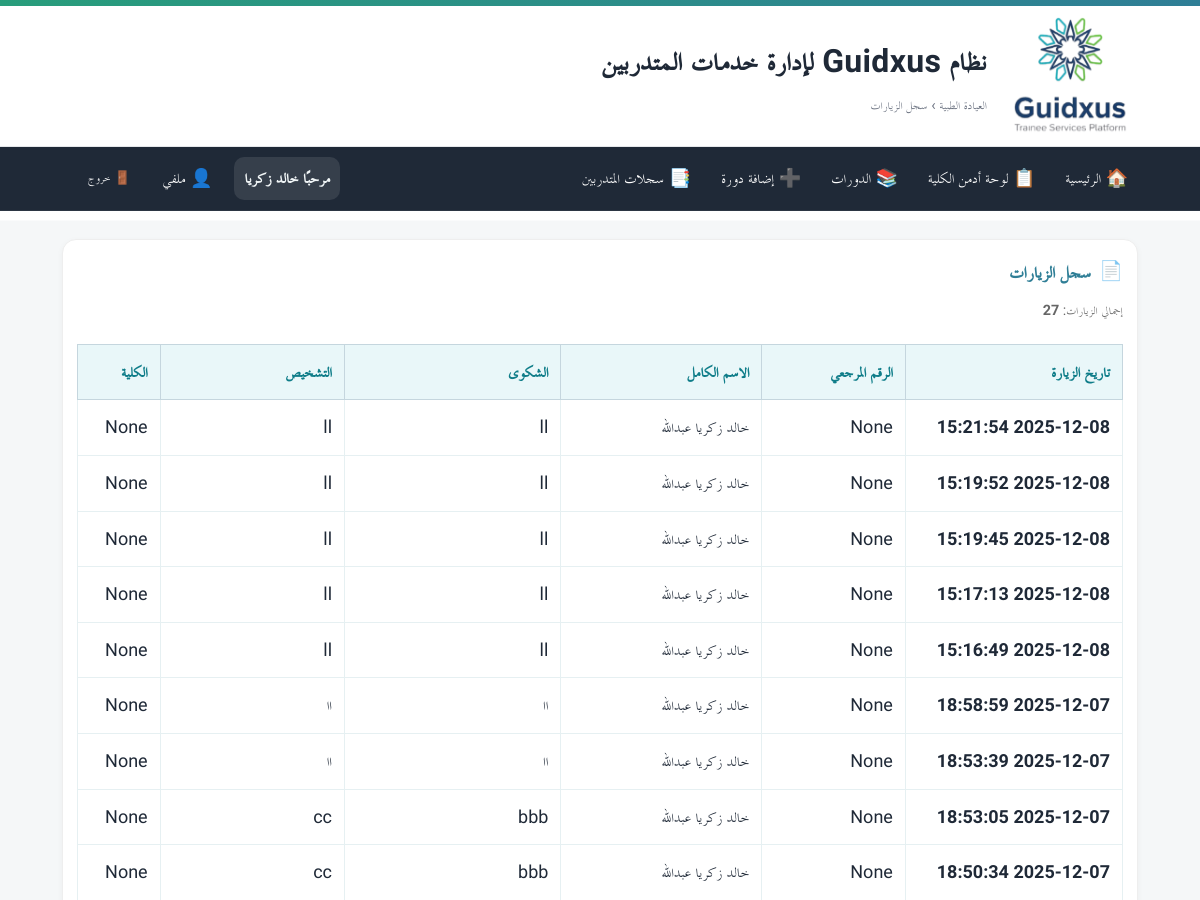
Before: /clinic/visits (signed in, upper part) with the older database file.
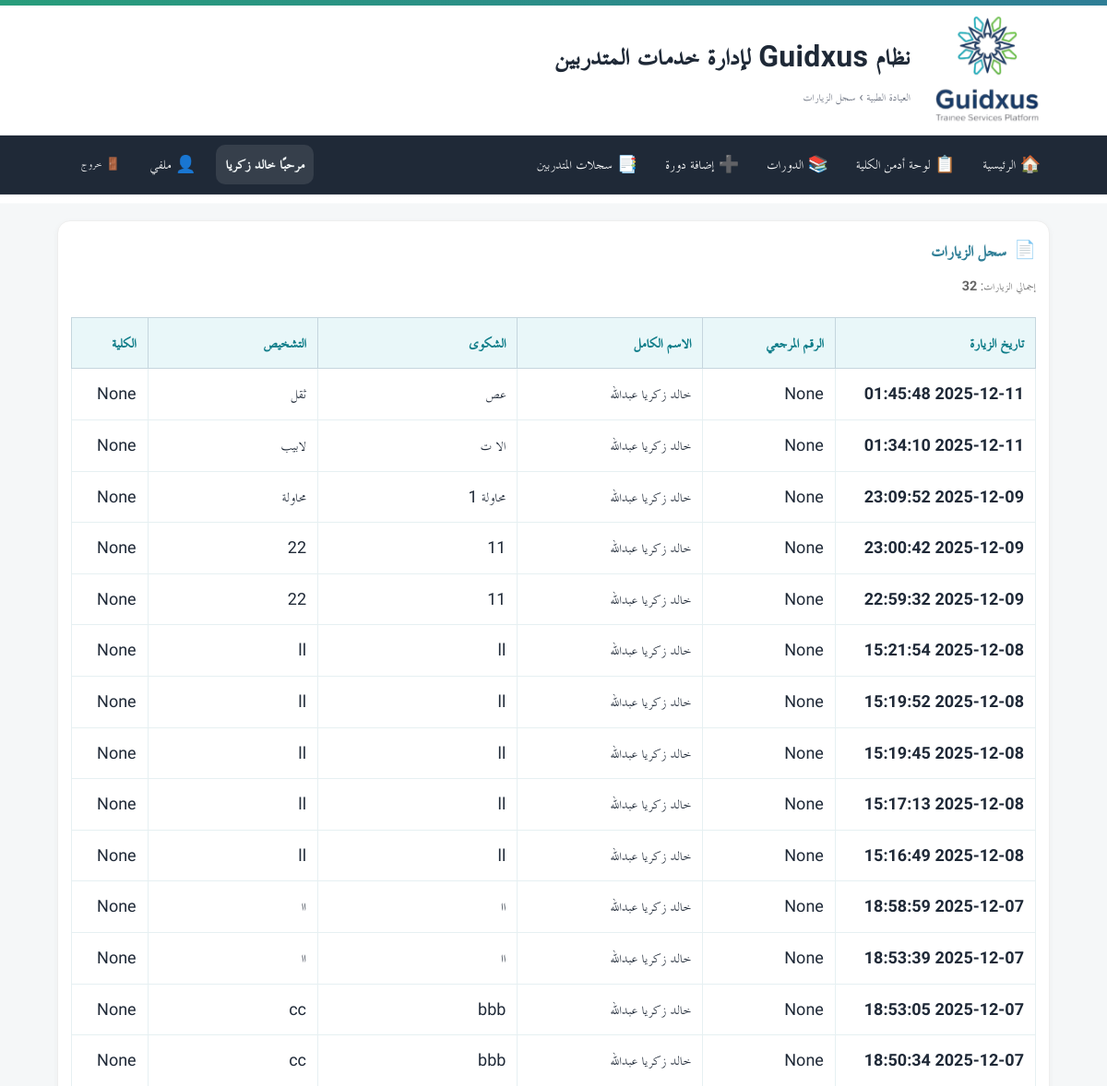
After: the same page with the newer database file.
### tables this page shows
CREATE TABLE clinic_patients (
        id INTEGER PRIMARY KEY AUTOINCREMENT,
        record_kind TEXT NOT NULL DEFAULT 'patient',
        patient_type TEXT,
        trainee_no TEXT,
        full_name TEXT,
        national_id TEXT,
        mobile TEXT,
        major TEXT,
        college TEXT,
        birth_date TEXT,
        department TEXT,
        gender TEXT,
        address TEXT,
        email TEXT,
        visit_date TEXT,
        visit_reason TEXT,
        diagnosis TEXT,
        treatment TEXT,
        notes TEXT,
        created_at TIMESTAMP DEFAULT CURRENT_TIMESTAMP,
        created_by INTEGER,
        updated_at TIMESTAMP,
        visit_at TIMESTAMP,
        employee_no TEXT,
        temp_c REAL,
        bp_systolic INTEGER,
        bp_diastolic INTEGER,
        pulse_bpm INTEGER,
        resp_rpm INTEGER,
        weight_kg REAL,
        height_cm REAL,
        bmi REAL,
        glucose_mg REAL,
        o2_sat INTEGER,
        chronic_json TEXT,
        complaint TEXT,
        recommendation TEXT,
        rec_detail TEXT,
        rest_days INTEGER,
        rec_json TEXT,
        rx_json TEXT
    );

### app/routers/clinic.py (the view)
@router.get("/visits")
def visits_list(
    request: Request,
    user=Depends(require_doc),
    db: Session = Depends(get_db),
):
    visits = []
    try:
        all_patients = db.execute(text("""
            SELECT
                id,
                trainee_no,
                full_name,
                record_kind,
                college,
                complaint,
                diagnosis,
                created_at,
                visit_at
            FROM clinic_patients
            WHERE record_kind = 'visit'
            ORDER BY visit_at DESC NULLS LAST, created_at DESC
        """)).fetchall()
        for row in all_patients:
            visits.append({
                "id": row[0],
                "trainee_no": row[1],
                "full_name": row[2],
                "record_kind": row[3],
                "college": row[4],
                "complaint": row[5],
                "diagnosis": row[6],
                "created_at": row[7],
                "visit_at": row[8],
                "source": "database"
            })
    except Exception as e:
        print(f"خطأ في جلب البيانات من clinic_patients: {e}")
    return templates.TemplateResponse(
        "clinic/visits_list.html",
        {
            "request": request,
            "visits": visits,
            "user": user,
        }
    )

### app/templates/clinic/visits_list.html (shortened to what this page needs)
{% extends "base.html" %}
{% block breadcrumb %}العيادة الطبية › سجل الزيارات{% endblock %}
{% block content %}
<div class="card">
  <div class="card-head"><span class="card-icon">📄</span><h3>سجل الزيارات</h3></div>
  {% if visits %}
    <div class="results-count">
      إجمالي الزيارات: <strong>{{ visits|length }}</strong>
    </div>
    <table class="visits-table">
      <thead>
        <tr>
          <th>تاريخ الزيارة</th>
          <th>الرقم المرجعي</th>
          <th>الاسم الكامل</th>
          <th>الشكوى</th>
          <th>التشخيص</th>
          <th>الكلية</th>
        </tr>
      </thead>
      <tbody>
        {% for visit in visits %}
        <tr>
          <td><strong>{{ visit.visit_at or visit.created_at }}</strong></td>
          <td>{{ visit.trainee_no }}</td>
          <td>{{ visit.full_name }}</td>
          <td>{{ visit.complaint }}</td>
          <td>{{ visit.diagnosis }}</td>
          <td>{{ visit.college }}</td>
        </tr>
        {% endfor %}
      </tbody>
    </table>
  {% else %}
    <div class="no-results">
      <p>❌ لا توجد زيارات حتى الآن</p>
    </div>
  {% endif %}
</div>
{% endblock %}

Changed rows visible on the page:
added clinic_patients: visit_at "2025-12-11 01:45:48", trainee_no "None", full_name "خالد زكريا عبدالله", complaint "عص", diagnosis "ثقل", college "None"
added clinic_patients: visit_at "2025-12-11 01:34:10", trainee_no "None", full_name "خالد زكريا عبدالله", complaint "الا ت", diagnosis "لابيب", college "None"
added clinic_patients: visit_at "2025-12-09 23:09:52", trainee_no "None", full_name "خالد زكريا عبدالله", complaint "محاولة 1", diagnosis "محاولة", college "None"
added clinic_patients: visit_at "2025-12-09 23:00:42", trainee_no "None", full_name "خالد زكريا عبدالله", complaint "11", diagnosis "22", college "None"
added clinic_patients: visit_at "2025-12-09 22:59:32", trainee_no "None", full_name "خالد زكريا عبدالله", complaint "11", diagnosis "22", college "None"
Other visible differences:
{{ visits|length }}: "27" → "32"
